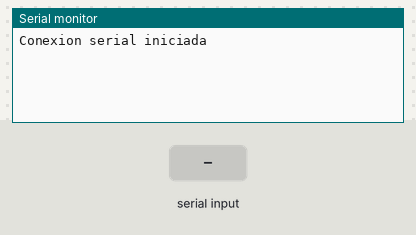
This sketch was run on a simulated Arduino Mega 2560, built with avr-gcc and run on an emulated ATmega2560. Shown: the last lines printed to the serial monitor. The inputs (shaded band) are chosen by the test bench.

Above: at 1.2 s.
1.3 s: "a" received over Serial
At 2.5 s:
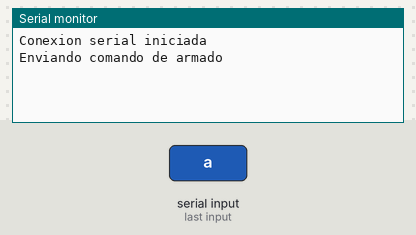
2.8 s: "d" received over Serial
At 3.8 s:
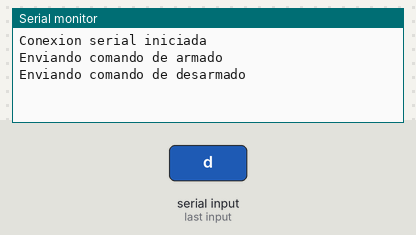
4.3 s: "t" received over Serial
At 4.9 s:
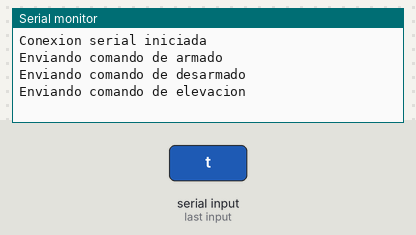
5.8 s: "y" received over Serial
At 7.0 s:
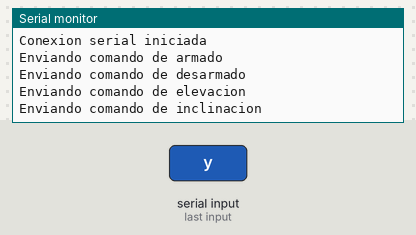
7.3 s: "p" received over Serial
At 8.4 s:
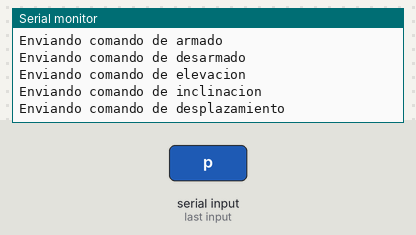
8.8 s: "r" received over Serial
At 9.6 s:
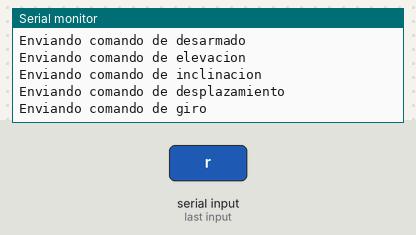

Measured:
- after the input at 1.3 s, the serial monitor: prints a new line at once (image 1)
- after the input at 2.8 s, the serial monitor: prints a new line at once (image 2)
- after the input at 4.3 s, the serial monitor: prints a new line at once (image 3)
- after the input at 5.8 s, the serial monitor: prints a new line at once (image 4)
- after the input at 7.3 s, the serial monitor: prints a new line at once (image 5)
- after the input at 8.8 s, the serial monitor: prints a new line at once (image 6)

The sketch:

tierra_dron.ino
```cpp
#include <sha1.h>
//tierra_dron.ino

uint8_t *hash;
char lectura;

void printHash(uint8_t* hash)
{
	int j=0;
	for (j=0; j<20; j++)
	{
		Serial1.write("0123456789abcdef"[hash[j]>>4]);
		Serial1.write("0123456789abcdef"[hash[j]&0xf]);
	}
	//Serial1.write('Z');
}

void setup()
{
	Serial.begin(9600);
	Serial.println("Conexion serial iniciada");
	Serial1.begin(9600);
        //Serial1.write("Conexion serial iniciada");
}

void loop()
{
  lectura=0;
	if(Serial.available()>0)
	{
		lectura = Serial.read();
		Sha1.init();
		Sha1.print(lectura);
    	printHash(Sha1.result());
		switch (lectura)
		{
		    case 'a':
		    	Serial.println("Enviando comando de armado");
		      break;
		    case 'd':
		    	Serial.println("Enviando comando de desarmado");
		      break;
		    case 't':
		    	Serial.println("Enviando comando de elevacion");
		      break;
		    case 'y':
		    	Serial.println("Enviando comando de inclinacion");
		      break;
		    case 'p':
		    	Serial.println("Enviando comando de desplazamiento");
		      break;
		    case 'r':
		    	Serial.println("Enviando comando de giro");
		      break;
		}
	}
}
```
